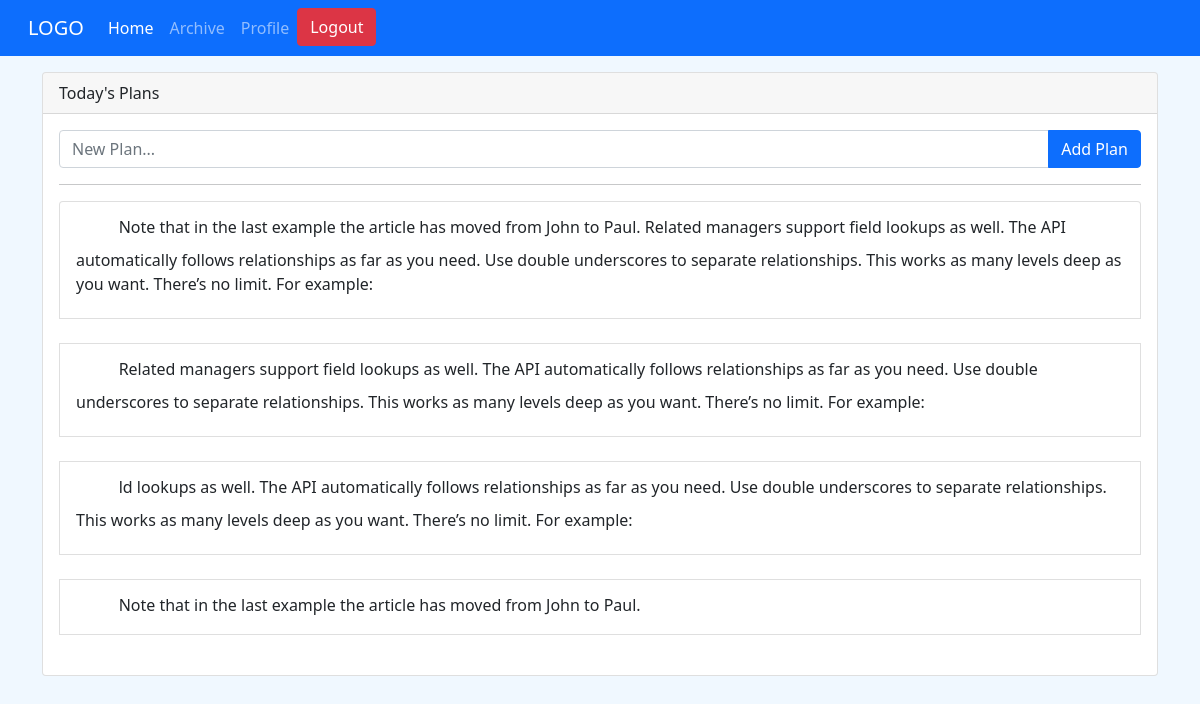
Screenshot of / (signed in) with the database file from the repository.
### main/models.py (models this page shows)
class Plan(models.Model):
    user = models.ForeignKey(User, on_delete=models.CASCADE)
    description = models.TextField(null=True)
    status = models.IntegerField(default=0)
    date_created = models.DateTimeField(auto_now_add=True)
    def __str__(self) -> str:
        return self.description

### main/views.py (the view)
# urls.py: 2. Add a URL to urlpatterns:  path('', views.home, name='home')
@login_required
def home(request):
    today_plans = Plan.objects.all()
    print(today_plans)
    context={
        'active_nav': 'home',
        'today_plans':today_plans
    }
    return render(request, "main/home.html", context)

### main/templates/main/home.html (shortened to what this page needs)
{% extends 'main/base.html' %}
{% load static %}
{% block content %}
<div class="container">
    <div class="card mt-3">
        <div class="card-header">
          Today's Plans
        </div>
        <div class="card-body">
            <div>
                <div class="input-group">
                    <input type="text" class="form-control" placeholder="New Plan..." aria-describedby="basic-addon2">
                    <a href="#" class="btn btn-primary" >Add Plan</a>
                  </div>
            </div>
            <hr>
            <div>
                <ul class="list-group">
                    {% for plan in today_plans %}
                    <li class="list-group-item">
                        <button type="button" class="btn " data-toggle="modal" data-target="#delete" ><i class="fas fa-trash-alt"></i></button>
                        <span>
                            {{plan.description}}
                        </span>
                        <button type="button" class="btn float-right" data-toggle="modal" data-target="#complete" ><i class="fas fa-check-circle"></i></button>
                        <button type="button" class="btn float-right" data-toggle="modal" data-target="#edit" ><i class="fas fa-edit"></i></i></button>
                    </li>
                    <br>
                    {% endfor %}
                  </ul>
            </div>
        </div>
      </div>
</div>
{% endblock content %}

### main/templates/main/base.html (shortened to what this page needs)
{% load static %}
<!doctype html>
<html lang="en">
    <head>
            <link href="https://cdn.jsdelivr.net/npm/bootstrap@5.1.3/dist/css/bootstrap.min.css" rel="stylesheet">
        <link href="{% static 'vendor/fontawesome-free/css/all.min.css' %}" rel="stylesheet" type="text/css">
    <link href="{% static 'css/sb-admin-2.min.css' %}" rel="stylesheet">
    <link href="{% static 'vendor/datatables/dataTables.bootstrap4.min.css' %}" rel="stylesheet">
    <link href="https://cdn.jsdelivr.net/npm/bootstrap@5.1.3/dist/css/bootstrap.min.css" rel="stylesheet">
    </head>
    <body style="background-color: aliceblue;">
        <div class="content">
            <nav class="navbar navbar-expand-lg navbar-dark bg-primary">
                <div class="container-fluid">
                <a class="navbar-brand" href="/">LOGO</a>
                <div class="collapse navbar-collapse" id="navbarNav">
                {% if request.user.is_authenticated %}
                    <ul class="navbar-nav">
                        <li class="nav-item">
                            <a class="nav-link {% if active_nav %}{% if 'home' in active_nav %}active{% endif %}{% endif %}" aria-current="page" href="/">Home</a>
                        </li>
                        <li class="nav-item ">
                            <a class="nav-link {% if active_nav %}{% if 'archive' in active_nav %}active{% endif %}{% endif %}"  href="{% url 'archive' %}">Archive</a>
                        </li>
                        <li class="nav-item">
                            <a class="nav-link {% if active_nav %}{% if 'profile' in active_nav %}active{% endif %}{% endif %}" href="{% url 'user_profile' %}">Profile</a>
                        </li>
                        <li>
                            <a class="btn btn-danger" href="{% url 'user_logout' %}">Logout</a>
                        </li>
                    </ul>
                {% endif %}
                </div>
                </div>
            </nav>
            <div class="content">
                {% block content %}   {% endblock content %}
            </div>
        </div>
    </body>
</html>

### rows the page displays
Plan: description "Note that in the last example the article has moved from John to Paul. Related managers support field lookups as well. The API automatically follows relationships as far as you need. Use double underscores to separate relationships. This works as many levels deep as you want. There’s no limit. For example:"
Plan: description "Related managers support field lookups as well. The API automatically follows relationships as far as you need. Use double underscores to separate relationships. This works as many levels deep as you want. There’s no limit. For example:"
Plan: description "ld lookups as well. The API automatically follows relationships as far as you need. Use double underscores to separate relationships. This works as many levels deep as you want. There’s no limit. For example:"
Plan: description "Note that in the last example the article has moved from John to Paul."
